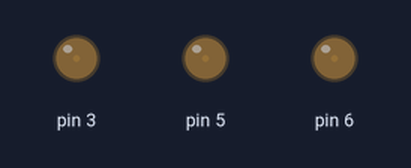
A sketch run on a simulated Arduino Uno, built with avr-gcc and run on an emulated ATmega328P. On the bench: output pins drawn as LEDs (lit = HIGH).

Above: at 0.05 s.
At 1.15 s:
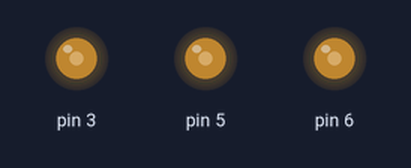
At 2.3 s:
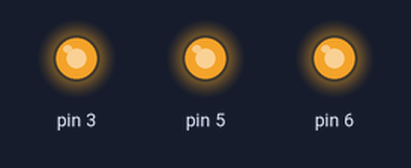
At 3.45 s:
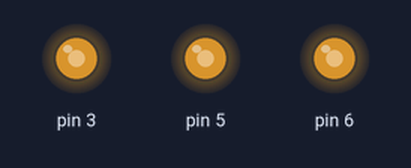
At 4.6 s:
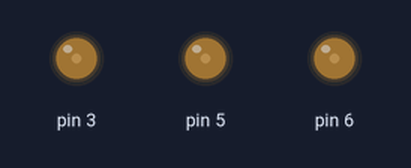
Timing chart, 0 to 6.7 s (numbered marks = the images above):
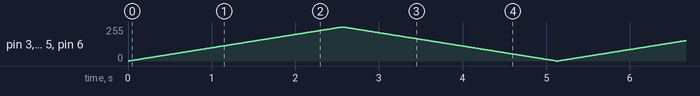

The sketch:

Ex-1.5.ino
```cpp
void setup() {
  // put your setup code here, to run once:
  pinMode(3, OUTPUT);
  pinMode(5, OUTPUT);
  pinMode(6, OUTPUT);
}

void loop() {
  // put your main code here, to run repeatedly:
  for(int brightness = 0; brightness <= 255; brightness++){
  analogWrite(3, brightness);
  analogWrite(5, brightness);
  analogWrite(6, brightness);
  delay(10);
  }
  for(int brightness = 255; brightness >= 0; brightness--){
  analogWrite(3, brightness);
  analogWrite(5, brightness);
  analogWrite(6, brightness);
  delay(10);
  }
}
```
